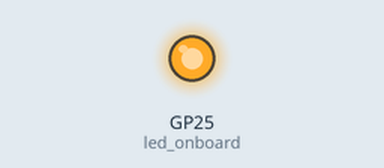
Recording of a program running on a simulated Raspberry Pi Pico running MicroPython. Parts: output pins drawn as LEDs (lit = HIGH).

Above: at 2.5 s.
At 7.5 s:
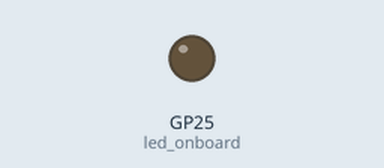
Timing chart, 0 to 13.0 s (numbered marks = the images above):
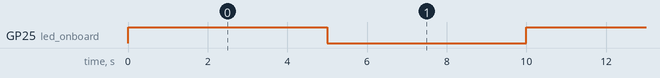

The program:

blinky.py
```python
import machine
import utime

led_onboard = machine.Pin(25, machine.Pin.OUT)

while True:
    led_onboard.value(1)
    utime.sleep(5)
    led_onboard.value(0)
    utime.sleep(5)
    led_onboard.toggle()
    utime.sleep(5)
    led_onboard.toggle()
    utime.sleep(5)
```

Measured:
- by itself, GP25 (led_onboard): alternates HIGH for 5.0 s and LOW for 5.0 s
